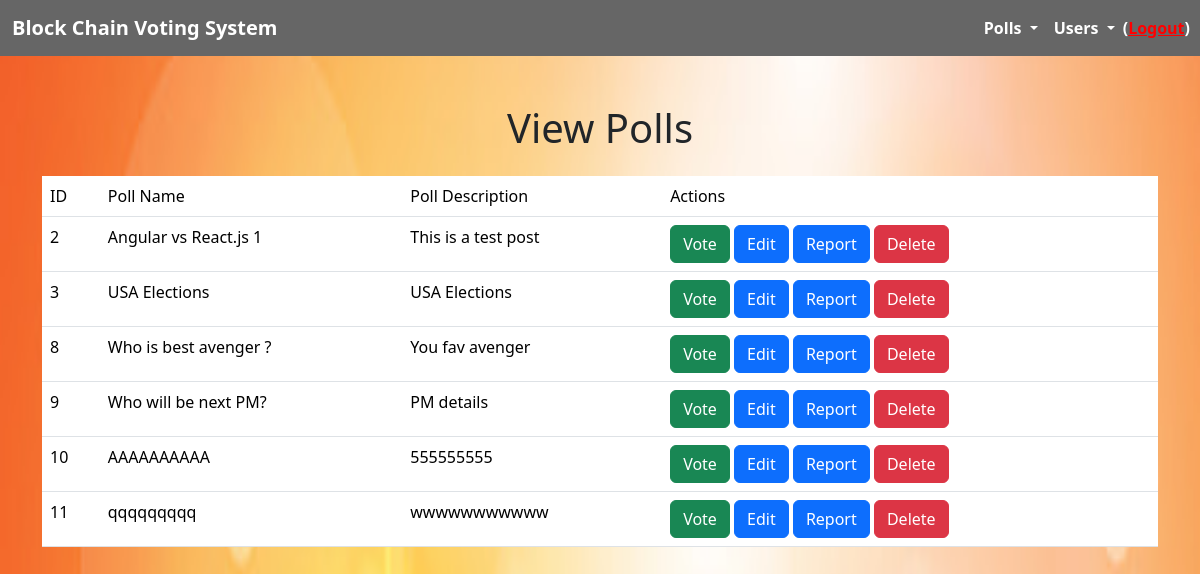
The page /view-poll.php (signed in) on the database its author committed.
### tables this page shows
CREATE TABLE "polls" (
	"id"	INTEGER,
	"poll_name"	VARCHAR(150) NOT NULL,
	"poll_desc"	TEXT NOT NULL,
	"option_1"	VARCHAR(50),
	"option_2"	VARCHAR(50),
	"option_3"	VARCHAR(50),
	"option_4"	VARCHAR(50),
	PRIMARY KEY("id" AUTOINCREMENT)
);

### BallotBoxDB.php (called while the page is built, shortened)
<?php
class BallotBoxDB extends SQLite3
{
    public function get_polls() {
        $sql = "SELECT * FROM polls";
        $res = $this->query($sql);
        return $res;
    }
}
?>

### Auth.php (called while the page is built, shortened)
<?php
class Auth {
    public static function is_admin() {
        return $_SESSION['is_admin'] == 1;
    }
}
?>

### view-poll.php (the view, shortened to what this page needs)
<?php require_once '../includes/header.php' ?>
<?php require_once '../includes/nav.php' ?>
<div class="container mt-5">
    <div class="row">
        <div class="col">
            <center><h1>View Polls</h1></center>
        </div>
    </div>
    <div class="row mt-3">
        <div class="col">
            <table class="table">
                <thead>
                    <tr>
                        <td>ID</td>
                        <td>Poll Name</td>
                        <td>Poll Description</td>
                        <td>Actions</td>
                    </tr>
                </thead>
                <tbody>
                <?php
                $db = new BallotBoxDB();
                $rows = $db->get_polls();
                while($row = $rows->fetchArray(SQLITE3_ASSOC)) {
                ?>
                    <tr>
                        <td><?php echo $row['id'] ?></td>
                        <td><?php echo $row['poll_name'] ?></td>
                        <td><?php echo $row['poll_desc'] ?></td>
                        <td>
                            <button pollid="<?php echo $row['id'] ?>" class="btn btn-success" onclick="pollAction(this)">Vote</button>
                            <?php if(Auth::is_admin()) { ?>
                                <button pollid="<?php echo $row['id'] ?>" class="btn btn-primary" onclick="pollAction(this)">Edit</button>
                                <button pollid="<?php echo $row['id'] ?>" class="btn btn-primary" onclick="pollAction(this)">Report</button>
                                <button pollid="<?php echo $row['id'] ?>" class="btn btn-danger" onclick="pollAction(this)">Delete</button>
                            <?php } ?>
                        </td>
                    </tr>
                <?php } $db->close(); ?>
                </tbody>
            </table>
        </div>
    </div>
</div>
<? require_once '../includes/footer.php' ?>

### header.php (style rules this page uses)
body { background-image:url('../images/votebackimg.jpg')!important; background-repeat:no-repeat; background-size:100% 350%; }

### rows shown on the page
polls: id "2", poll_name "Angular vs React.js 1", poll_desc "This is a test post"
polls: id "3", poll_name "USA Elections", poll_desc "USA Elections"
polls: id "8", poll_name "Who is best avenger ?", poll_desc "You fav avenger"
polls: id "9", poll_name "Who will be next PM?", poll_desc "PM details"
polls: id "10", poll_name "AAAAAAAAAA", poll_desc "555555555"
polls: id "11", poll_name "qqqqqqqqq", poll_desc "wwwwwwwwwww"
